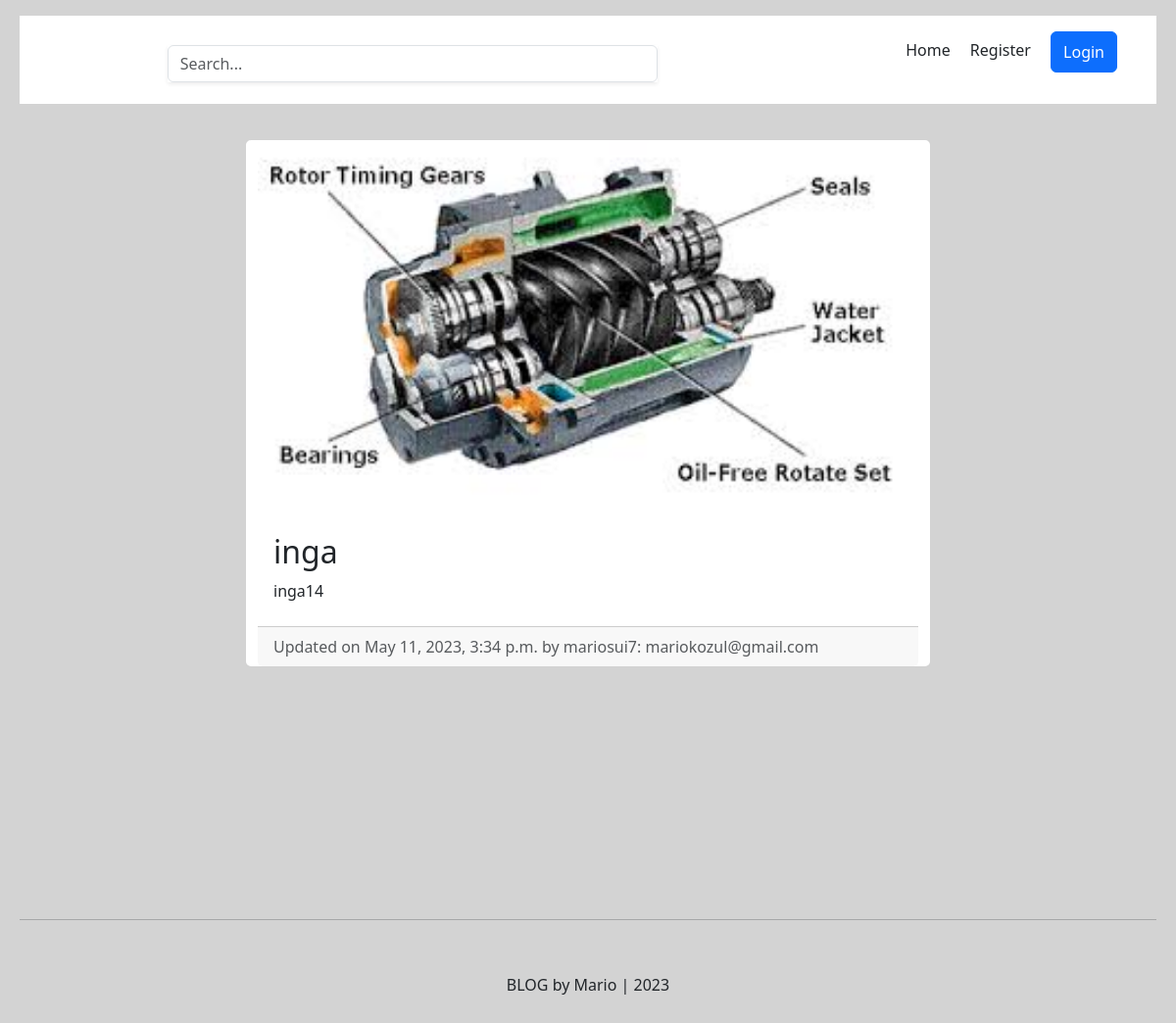
/blog/mariosui7-ovajtitle/, run on the app's committed database.
### blog/models.py (models this page shows, shortened)
class BlogPost(models.Model):
    title=              models.CharField(max_length=50,null=False,blank=False)
    body=               models.TextField(max_length=5000,null=False,blank=False)
    image=              models.ImageField(upload_to=upload_location,null=False,blank=False)
    date_published=     models.DateTimeField(auto_now_add=True,verbose_name="date published")
    date_updated=       models.DateTimeField(auto_now=True,verbose_name="date updated")
    author=             models.ForeignKey(settings.AUTH_USER_MODEL,on_delete=models.CASCADE)
    slug=               models.SlugField(max_length=200,blank=True,unique=True)

### account/models.py (models this page shows, shortened)
class Account(AbstractBaseUser):
    email=models.EmailField(verbose_name="email",max_length=60,unique=True)
    username=models.CharField(max_length=30,unique=True)
    date_joined=models.DateTimeField(verbose_name="date joined",auto_now_add=True)
    last_login=models.DateTimeField(verbose_name="last login",auto_now=True)
    is_admin=models.BooleanField(default=False)
    is_active=models.BooleanField(default=True)
    is_staff=models.BooleanField(default=False)
    is_superuser=models.BooleanField(default=False)
    objects=MyAccountManager()
    USERNAME_FIELD="email"
    REQUIRED_FIELDS=["username"]
    def __str__(self):
       return self.username+": "+self.email

### blog/views.py (the view)
# urls.py: path("<slug>/",detail_blog_view,name="detail"),
def detail_blog_view(request,slug):
    context={}
    blog_post=get_object_or_404(BlogPost,slug=slug)
    context['blog_post']=blog_post
    return render(request,'blog/detail_blog.html',context)

### blog/templates/blog/detail_blog.html (shortened to what this page needs)
{% extends 'base.html' %}
{% block content %}
<div class="container">
    <div class="row">
        <div class="card m-auto">
            <img class="card-img-top" src="{{blog_post.image.url}}">
            <div class="card-body my-2">
                <h2 class="card-title">{{blog_post.title}}</h2>
                <p class="card-text">{{blog_post.body | safe}}</p>
            </div>
            <div class="card-footer text-muted">
                Updated on {{blog_post.date_updated}} by {{blog_post.author}}
            </div>
        </div>
    </div>
</div>
{% endblock content %}

### templates/snippets/header.html (style rules this page uses)
.container { max-width: 100%; margin:auto; }

### templates/snippets/base_css.html (style rules this page uses)
body { background-color: lightgrey; }

### blog/templates/blog/detail_blog.html (style rules this page uses)
.card { max-width: 700px; }
.container { padding:20px; }

### data on the page
BlogPost: image (picture), title "inga", body "inga14", date_updated "May 11, 2023, 3:34 p.m.", author "mariosui7: mariokozul@gmail.com"
